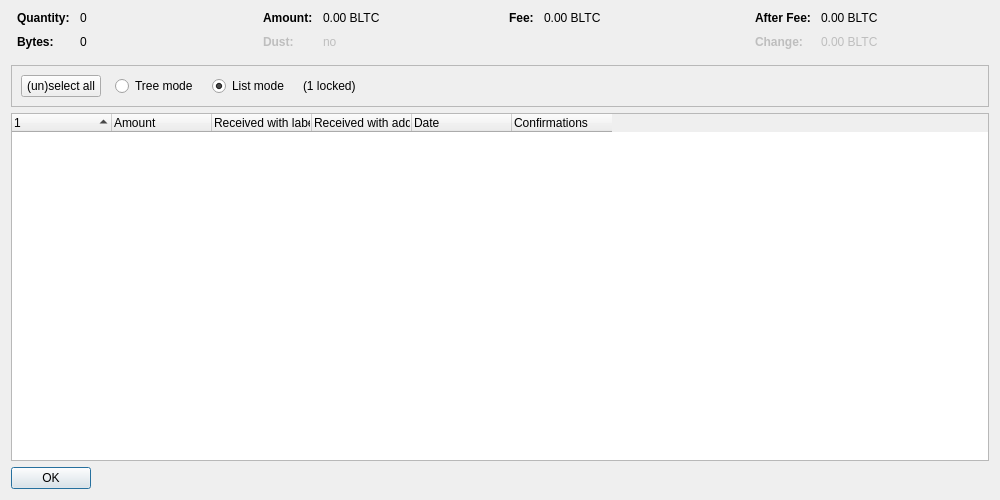
<?xml version="1.0" encoding="UTF-8"?>
<ui version="4.0">
 <class>CoinControlDialog</class>
 <widget class="QDialog" name="CoinControlDialog">
  <property name="geometry">
   <rect>
    <x>0</x>
    <y>0</y>
    <width>1000</width>
    <height>500</height>
   </rect>
  </property>
  <property name="windowTitle">
   <string>Coin Selection</string>
  </property>
  <layout class="QVBoxLayout" name="verticalLayout">
   <item>
    <layout class="QHBoxLayout" name="horizontalLayoutTop" stretch="0,0,0,0">
     <property name="topMargin">
      <number>0</number>
     </property>
     <property name="bottomMargin">
      <number>10</number>
     </property>
     <item>
      <layout class="QFormLayout" name="formLayoutCoinControl1">
       <property name="horizontalSpacing">
        <number>10</number>
       </property>
       <property name="verticalSpacing">
        <number>10</number>
       </property>
       <property name="leftMargin">
        <number>6</number>
       </property>
       <property name="rightMargin">
        <number>6</number>
       </property>
       <item row="0" column="0">
        <widget class="QLabel" name="labelCoinControlQuantityText">
         <property name="font">
          <font>
           <weight>75</weight>
           <bold>true</bold>
          </font>
         </property>
         <property name="text">
          <string>Quantity:</string>
         </property>
        </widget>
       </item>
       <item row="0" column="1">
        <widget class="QLabel" name="labelCoinControlQuantity">
         <property name="cursor">
          <cursorShape>IBeamCursor</cursorShape>
         </property>
         <property name="contextMenuPolicy">
          <enum>Qt::ActionsContextMenu</enum>
         </property>
         <property name="text">
          <string notr="true">0</string>
         </property>
         <property name="textInteractionFlags">
          <set>Qt::LinksAccessibleByMouse|Qt::TextSelectableByKeyboard|Qt::TextSelectableByMouse</set>
         </property>
        </widget>
       </item>
       <item row="1" column="0">
        <widget class="QLabel" name="labelCoinControlBytesText">
         <property name="font">
          <font>
           <weight>75</weight>
           <bold>true</bold>
          </font>
         </property>
         <property name="text">
          <string>Bytes:</string>
         </property>
        </widget>
       </item>
       <item row="1" column="1">
        <widget class="QLabel" name="labelCoinControlBytes">
         <property name="cursor">
          <cursorShape>IBeamCursor</cursorShape>
         </property>
         <property name="contextMenuPolicy">
          <enum>Qt::ActionsContextMenu</enum>
         </property>
         <property name="text">
          <string notr="true">0</string>
         </property>
         <property name="textInteractionFlags">
          <set>Qt::LinksAccessibleByMouse|Qt::TextSelectableByKeyboard|Qt::TextSelectableByMouse</set>
         </property>
        </widget>
       </item>
      </layout>
     </item>
     <item>
      <layout class="QFormLayout" name="formLayoutCoinControl2">
       <property name="horizontalSpacing">
        <number>10</number>
       </property>
       <property name="verticalSpacing">
        <number>10</number>
       </property>
       <property name="leftMargin">
        <number>6</number>
       </property>
       <property name="rightMargin">
        <number>6</number>
       </property>
       <item row="0" column="0">
        <widget class="QLabel" name="labelCoinControlAmountText">
         <property name="font">
          <font>
           <weight>75</weight>
           <bold>true</bold>
          </font>
         </property>
         <property name="text">
          <string>Amount:</string>
         </property>
        </widget>
       </item>
       <item row="0" column="1">
        <widget class="QLabel" name="labelCoinControlAmount">
         <property name="cursor">
          <cursorShape>IBeamCursor</cursorShape>
         </property>
         <property name="contextMenuPolicy">
          <enum>Qt::ActionsContextMenu</enum>
         </property>
         <property name="text">
          <string notr="true">0.00 BLTC</string>
         </property>
         <property name="textInteractionFlags">
          <set>Qt::LinksAccessibleByMouse|Qt::TextSelectableByKeyboard|Qt::TextSelectableByMouse</set>
         </property>
        </widget>
       </item>
       <item row="1" column="0">
        <widget class="QLabel" name="labelCoinControlLowOutputText">
         <property name="enabled">
          <bool>false</bool>
         </property>
         <property name="font">
          <font>
           <weight>75</weight>
           <bold>true</bold>
          </font>
         </property>
         <property name="text">
          <string>Dust:</string>
         </property>
        </widget>
       </item>
       <item row="1" column="1">
        <widget class="QLabel" name="labelCoinControlLowOutput">
         <property name="enabled">
          <bool>false</bool>
         </property>
         <property name="cursor">
          <cursorShape>IBeamCursor</cursorShape>
         </property>
         <property name="contextMenuPolicy">
          <enum>Qt::ActionsContextMenu</enum>
         </property>
         <property name="text">
          <string notr="true">no</string>
         </property>
         <property name="textInteractionFlags">
          <set>Qt::LinksAccessibleByMouse|Qt::TextSelectableByKeyboard|Qt::TextSelectableByMouse</set>
         </property>
        </widget>
       </item>
      </layout>
     </item>
     <item>
      <layout class="QFormLayout" name="formLayoutCoinControl3">
       <property name="horizontalSpacing">
        <number>10</number>
       </property>
       <property name="verticalSpacing">
        <number>10</number>
       </property>
       <property name="leftMargin">
        <number>6</number>
       </property>
       <property name="rightMargin">
        <number>6</number>
       </property>
       <item row="0" column="0">
        <widget class="QLabel" name="labelCoinControlFeeText">
         <property name="font">
          <font>
           <weight>75</weight>
           <bold>true</bold>
          </font>
         </property>
         <property name="text">
          <string>Fee:</string>
         </property>
        </widget>
       </item>
       <item row="0" column="1">
        <widget class="QLabel" name="labelCoinControlFee">
         <property name="cursor">
          <cursorShape>IBeamCursor</cursorShape>
         </property>
         <property name="contextMenuPolicy">
          <enum>Qt::ActionsContextMenu</enum>
         </property>
         <property name="text">
          <string notr="true">0.00 BLTC</string>
         </property>
         <property name="textInteractionFlags">
          <set>Qt::LinksAccessibleByMouse|Qt::TextSelectableByKeyboard|Qt::TextSelectableByMouse</set>
         </property>
        </widget>
       </item>
      </layout>
     </item>
     <item>
      <layout class="QFormLayout" name="formLayoutCoinControl4">
       <property name="horizontalSpacing">
        <number>10</number>
       </property>
       <property name="verticalSpacing">
        <number>10</number>
       </property>
       <property name="leftMargin">
        <number>6</number>
       </property>
       <property name="rightMargin">
        <number>6</number>
       </property>
       <item row="0" column="0">
        <widget class="QLabel" name="labelCoinControlAfterFeeText">
         <property name="font">
          <font>
           <weight>75</weight>
           <bold>true</bold>
          </font>
         </property>
         <property name="text">
          <string>After Fee:</string>
         </property>
        </widget>
       </item>
       <item row="0" column="1">
        <widget class="QLabel" name="labelCoinControlAfterFee">
         <property name="cursor">
          <cursorShape>IBeamCursor</cursorShape>
         </property>
         <property name="contextMenuPolicy">
          <enum>Qt::ActionsContextMenu</enum>
         </property>
         <property name="text">
          <string notr="true">0.00 BLTC</string>
         </property>
         <property name="textInteractionFlags">
          <set>Qt::LinksAccessibleByMouse|Qt::TextSelectableByKeyboard|Qt::TextSelectableByMouse</set>
         </property>
        </widget>
       </item>
       <item row="1" column="0">
        <widget class="QLabel" name="labelCoinControlChangeText">
         <property name="enabled">
          <bool>false</bool>
         </property>
         <property name="font">
          <font>
           <weight>75</weight>
           <bold>true</bold>
          </font>
         </property>
         <property name="text">
          <string>Change:</string>
         </property>
        </widget>
       </item>
       <item row="1" column="1">
        <widget class="QLabel" name="labelCoinControlChange">
         <property name="enabled">
          <bool>false</bool>
         </property>
         <property name="cursor">
          <cursorShape>IBeamCursor</cursorShape>
         </property>
         <property name="contextMenuPolicy">
          <enum>Qt::ActionsContextMenu</enum>
         </property>
         <property name="text">
          <string notr="true">0.00 BLTC</string>
         </property>
         <property name="textInteractionFlags">
          <set>Qt::LinksAccessibleByMouse|Qt::TextSelectableByKeyboard|Qt::TextSelectableByMouse</set>
         </property>
        </widget>
       </item>
      </layout>
     </item>
    </layout>
   </item>
   <item>
    <widget class="QFrame" name="frame">
     <property name="minimumSize">
      <size>
       <width>0</width>
       <height>40</height>
      </size>
     </property>
     <property name="frameShape">
      <enum>QFrame::StyledPanel</enum>
     </property>
     <property name="frameShadow">
      <enum>QFrame::Sunken</enum>
     </property>
     <layout class="QHBoxLayout" name="horizontalLayout">
      <item>
       <layout class="QHBoxLayout" name="horizontalLayoutPanel" stretch="0,0,0,0,0">
        <property name="spacing">
         <number>14</number>
        </property>
        <item>
         <widget class="QPushButton" name="pushButtonSelectAll">
          <property name="sizePolicy">
           <sizepolicy hsizetype="Maximum" vsizetype="Fixed">
            <horstretch>0</horstretch>
            <verstretch>0</verstretch>
           </sizepolicy>
          </property>
          <property name="text">
           <string>(un)select all</string>
          </property>
          <property name="autoDefault">
           <bool>false</bool>
          </property>
         </widget>
        </item>
        <item>
         <widget class="QRadioButton" name="radioTreeMode">
          <property name="sizePolicy">
           <sizepolicy hsizetype="Maximum" vsizetype="Fixed">
            <horstretch>0</horstretch>
            <verstretch>0</verstretch>
           </sizepolicy>
          </property>
          <property name="text">
           <string>Tree mode</string>
          </property>
         </widget>
        </item>
        <item>
         <widget class="QRadioButton" name="radioListMode">
          <property name="sizePolicy">
           <sizepolicy hsizetype="Maximum" vsizetype="Fixed">
            <horstretch>0</horstretch>
            <verstretch>0</verstretch>
           </sizepolicy>
          </property>
          <property name="text">
           <string>List mode</string>
          </property>
          <property name="checked">
           <bool>true</bool>
          </property>
         </widget>
        </item>
        <item>
         <widget class="QLabel" name="labelLocked">
          <property name="text">
           <string notr="true">(1 locked)</string>
          </property>
         </widget>
        </item>
        <item>
         <spacer name="horizontalSpacer">
          <property name="orientation">
           <enum>Qt::Horizontal</enum>
          </property>
          <property name="sizeHint" stdset="0">
           <size>
            <width>40</width>
            <height>20</height>
           </size>
          </property>
         </spacer>
        </item>
       </layout>
      </item>
     </layout>
    </widget>
   </item>
   <item>
    <widget class="CoinControlTreeWidget" name="treeWidget">
     <property name="contextMenuPolicy">
      <enum>Qt::CustomContextMenu</enum>
     </property>
     <property name="sortingEnabled">
      <bool>false</bool>
     </property>
     <property name="columnCount">
      <number>6</number>
     </property>
     <attribute name="headerShowSortIndicator" stdset="0">
      <bool>true</bool>
     </attribute>
     <attribute name="headerStretchLastSection">
      <bool>false</bool>
     </attribute>
     <column>
      <property name="text">
       <string/>
      </property>
     </column>
     <column>
      <property name="text">
       <string>Amount</string>
      </property>
     </column>
     <column>
      <property name="text">
       <string>Received with label</string>
      </property>
     </column>
     <column>
      <property name="text">
       <string>Received with address</string>
      </property>
     </column>
     <column>
      <property name="text">
       <string>Date</string>
      </property>
     </column>
     <column>
      <property name="text">
       <string>Confirmations</string>
      </property>
      <property name="toolTip">
       <string>Confirmed</string>
      </property>
     </column>
     <column>
      <property name="text">
       <string/>
      </property>
     </column>
     <column>
      <property name="text">
       <string/>
      </property>
     </column>
     <column>
      <property name="text">
       <string/>
      </property>
     </column>
     <column>
      <property name="text">
       <string/>
      </property>
     </column>
    </widget>
   </item>
   <item>
    <widget class="QDialogButtonBox" name="buttonBox">
     <property name="sizePolicy">
      <sizepolicy hsizetype="Maximum" vsizetype="Fixed">
       <horstretch>0</horstretch>
       <verstretch>0</verstretch>
      </sizepolicy>
     </property>
     <property name="orientation">
      <enum>Qt::Horizontal</enum>
     </property>
     <property name="standardButtons">
      <set>QDialogButtonBox::Ok</set>
     </property>
    </widget>
   </item>
  </layout>
 </widget>
 <customwidgets>
  <customwidget>
   <class>CoinControlTreeWidget</class>
   <extends>QTreeWidget</extends>
   <header>qt/coincontroltreewidget.h</header>
  </customwidget>
 </customwidgets>
 <resources/>
 <connections/>
</ui>
